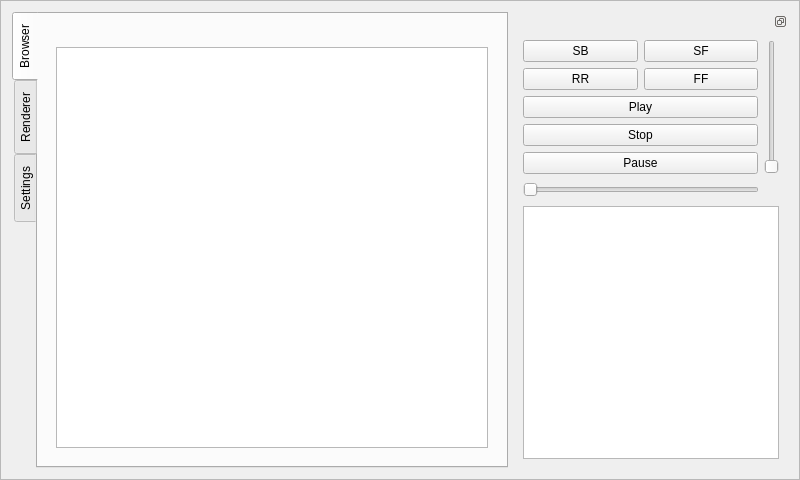
<ui version="4.0" >
 <class>ControllerGui</class>
 <widget class="QFrame" name="ControllerGui" >
  <property name="geometry" >
   <rect>
    <x>0</x>
    <y>0</y>
    <width>800</width>
    <height>480</height>
   </rect>
  </property>
  <property name="windowTitle" >
   <string>Frame</string>
  </property>
  <property name="frameShape" >
   <enum>QFrame::StyledPanel</enum>
  </property>
  <property name="frameShadow" >
   <enum>QFrame::Raised</enum>
  </property>
  <layout class="QHBoxLayout" name="horizontalLayout" >
   <item>
    <widget class="QTabWidget" name="tabWidget" >
     <property name="sizePolicy" >
      <sizepolicy vsizetype="Expanding" hsizetype="Expanding" >
       <horstretch>2</horstretch>
       <verstretch>0</verstretch>
      </sizepolicy>
     </property>
     <property name="tabPosition" >
      <enum>QTabWidget::West</enum>
     </property>
     <property name="currentIndex" >
      <number>0</number>
     </property>
     <widget class="QWidget" name="_browserTab" >
      <attribute name="title" >
       <string>Browser</string>
      </attribute>
      <layout class="QVBoxLayout" name="verticalLayout_2" >
       <item>
        <widget class="QWidget" native="1" name="_breadCrump" >
         <property name="sizePolicy" >
          <sizepolicy vsizetype="Preferred" hsizetype="Preferred" >
           <horstretch>2</horstretch>
           <verstretch>0</verstretch>
          </sizepolicy>
         </property>
         <layout class="QHBoxLayout" name="_breadCrumpLayout" >
          <property name="bottomMargin" >
           <number>0</number>
          </property>
         </layout>
        </widget>
       </item>
       <item>
        <widget class="QWidget" native="1" name="_browser" >
         <property name="sizePolicy" >
          <sizepolicy vsizetype="Preferred" hsizetype="Preferred" >
           <horstretch>1</horstretch>
           <verstretch>0</verstretch>
          </sizepolicy>
         </property>
         <layout class="QVBoxLayout" name="verticalLayout_7" >
          <item>
           <widget class="QTreeView" name="_browserView" >
            <property name="sizePolicy" >
             <sizepolicy vsizetype="Expanding" hsizetype="Expanding" >
              <horstretch>2</horstretch>
              <verstretch>0</verstretch>
             </sizepolicy>
            </property>
            <property name="alternatingRowColors" >
             <bool>true</bool>
            </property>
            <property name="rootIsDecorated" >
             <bool>false</bool>
            </property>
            <property name="itemsExpandable" >
             <bool>false</bool>
            </property>
           </widget>
          </item>
         </layout>
        </widget>
       </item>
      </layout>
     </widget>
     <widget class="QWidget" name="_rendererTab" >
      <attribute name="title" >
       <string>Renderer</string>
      </attribute>
     </widget>
     <widget class="QWidget" name="_settingsTab" >
      <attribute name="title" >
       <string>Settings</string>
      </attribute>
     </widget>
    </widget>
   </item>
   <item>
    <widget class="QDockWidget" name="dockWidget" >
     <property name="floating" >
      <bool>false</bool>
     </property>
     <property name="features" >
      <set>QDockWidget::DockWidgetFloatable|QDockWidget::DockWidgetMovable</set>
     </property>
     <widget class="QWidget" name="dockWidgetContents" >
      <layout class="QVBoxLayout" name="verticalLayout" >
       <item>
        <layout class="QHBoxLayout" name="horizontalLayout_4" >
         <item>
          <layout class="QVBoxLayout" name="verticalLayout_5" >
           <item>
            <layout class="QGridLayout" name="gridLayout_2" >
             <item row="0" column="0" >
              <widget class="QPushButton" name="_skipBackwardButton" >
               <property name="sizePolicy" >
                <sizepolicy vsizetype="Fixed" hsizetype="Minimum" >
                 <horstretch>0</horstretch>
                 <verstretch>0</verstretch>
                </sizepolicy>
               </property>
               <property name="focusPolicy" >
                <enum>Qt::NoFocus</enum>
               </property>
               <property name="text" >
                <string>SB</string>
               </property>
               <property name="checkable" >
                <bool>false</bool>
               </property>
              </widget>
             </item>
             <item row="0" column="1" >
              <widget class="QPushButton" name="_skipForwardButton" >
               <property name="sizePolicy" >
                <sizepolicy vsizetype="Fixed" hsizetype="Minimum" >
                 <horstretch>0</horstretch>
                 <verstretch>0</verstretch>
                </sizepolicy>
               </property>
               <property name="focusPolicy" >
                <enum>Qt::NoFocus</enum>
               </property>
               <property name="text" >
                <string>SF</string>
               </property>
               <property name="checkable" >
                <bool>false</bool>
               </property>
              </widget>
             </item>
             <item row="1" column="0" >
              <widget class="QPushButton" name="_seekBackwardButton" >
               <property name="focusPolicy" >
                <enum>Qt::NoFocus</enum>
               </property>
               <property name="text" >
                <string>RR</string>
               </property>
               <property name="checkable" >
                <bool>false</bool>
               </property>
              </widget>
             </item>
             <item row="1" column="1" >
              <widget class="QPushButton" name="_seekForwardButton" >
               <property name="focusPolicy" >
                <enum>Qt::NoFocus</enum>
               </property>
               <property name="text" >
                <string>FF</string>
               </property>
               <property name="checkable" >
                <bool>false</bool>
               </property>
              </widget>
             </item>
            </layout>
           </item>
           <item>
            <layout class="QVBoxLayout" name="verticalLayout_6" >
             <item>
              <widget class="QPushButton" name="_playButton" >
               <property name="focusPolicy" >
                <enum>Qt::NoFocus</enum>
               </property>
               <property name="text" >
                <string>Play</string>
               </property>
               <property name="checkable" >
                <bool>false</bool>
               </property>
              </widget>
             </item>
             <item>
              <widget class="QPushButton" name="_stopButton" >
               <property name="focusPolicy" >
                <enum>Qt::NoFocus</enum>
               </property>
               <property name="text" >
                <string>Stop</string>
               </property>
               <property name="checkable" >
                <bool>false</bool>
               </property>
               <property name="checked" >
                <bool>false</bool>
               </property>
              </widget>
             </item>
             <item>
              <widget class="QPushButton" name="_pauseButton" >
               <property name="focusPolicy" >
                <enum>Qt::NoFocus</enum>
               </property>
               <property name="text" >
                <string>Pause</string>
               </property>
               <property name="checkable" >
                <bool>false</bool>
               </property>
              </widget>
             </item>
            </layout>
           </item>
          </layout>
         </item>
         <item>
          <widget class="QSlider" name="_volumeSlider" >
           <property name="focusPolicy" >
            <enum>Qt::NoFocus</enum>
           </property>
           <property name="tracking" >
            <bool>true</bool>
           </property>
           <property name="orientation" >
            <enum>Qt::Vertical</enum>
           </property>
          </widget>
         </item>
        </layout>
       </item>
       <item>
        <layout class="QHBoxLayout" name="horizontalLayout_5" >
         <item>
          <widget class="QSlider" name="_seekSlider" >
           <property name="sizePolicy" >
            <sizepolicy vsizetype="Fixed" hsizetype="Expanding" >
             <horstretch>1</horstretch>
             <verstretch>0</verstretch>
            </sizepolicy>
           </property>
           <property name="focusPolicy" >
            <enum>Qt::NoFocus</enum>
           </property>
           <property name="tracking" >
            <bool>false</bool>
           </property>
           <property name="orientation" >
            <enum>Qt::Horizontal</enum>
           </property>
          </widget>
         </item>
         <item>
          <spacer name="horizontalSpacer" >
           <property name="orientation" >
            <enum>Qt::Horizontal</enum>
           </property>
           <property name="sizeHint" stdset="0" >
            <size>
             <width>20</width>
             <height>20</height>
            </size>
           </property>
          </spacer>
         </item>
        </layout>
       </item>
       <item>
        <widget class="QListView" name="_rendererListView" >
         <property name="enabled" >
          <bool>true</bool>
         </property>
         <property name="sizePolicy" >
          <sizepolicy vsizetype="Expanding" hsizetype="Expanding" >
           <horstretch>0</horstretch>
           <verstretch>1</verstretch>
          </sizepolicy>
         </property>
         <property name="resizeMode" >
          <enum>QListView::Fixed</enum>
         </property>
        </widget>
       </item>
      </layout>
     </widget>
    </widget>
   </item>
  </layout>
 </widget>
 <resources/>
 <connections/>
</ui>
